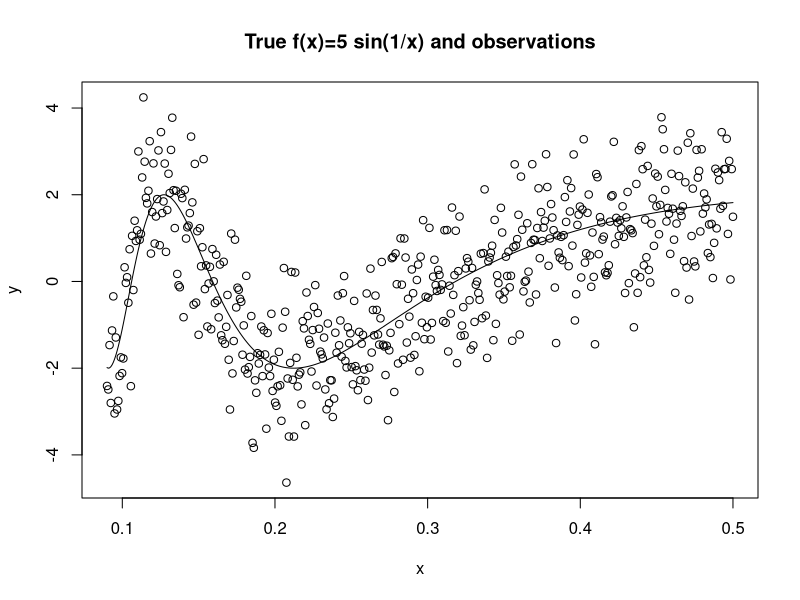
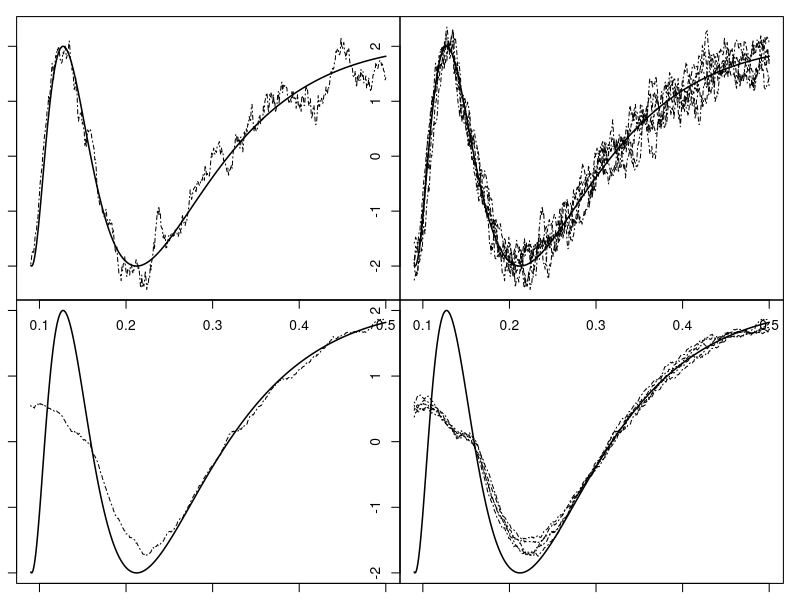

Reproduce these figures in R, in order.
###CHAPTER 5: BIAS VARIANCE TRADE-OFF 
N <- 500
x <- seq(.09,.5,len=N)
f <- 2*sin(1/x)

y <- f + rnorm(N)
postscript("Plots/plot-05-01.ps")
plot(x,y,main="True f(x)=5 sin(1/x) and observations")
lines(x,f,type="l")
dev.off() 

NN <- 5

postscript("Plots/plot-05-02.ps")
results <- sapply(1:NN,function(i){
       y <- f + rnorm(N)
       ksmooth(x,y,kernel="box",bandwidth=.01)$y
     })

par(mfrow=c(2,2),mai=c(0,0,0,0),oma=c(1,1,1,1))
plot(x,f,type="l",lwd=1.5,ylim=range(c(f,as.vector(results))))
lines(x,results[,1],lty=4)
	
plot(x,f,ylim=range(results),type="l",lwd=1.5)
apply(results,2,function(aux) lines(x,aux,lty=4))
results <- sapply(1:NN,function(i){
       y <- f + rnorm(N)
       ksmooth(x,y,kernel="box",bandwidth=.1)$y
     })

plot(x,f,type="l",lwd=1.5)
lines(x,results[,1],lty=4)
	
plot(x,f,type="l",lwd=1.5)
apply(results,2,function(aux) lines(x,aux,lty=4))
dev.off()


